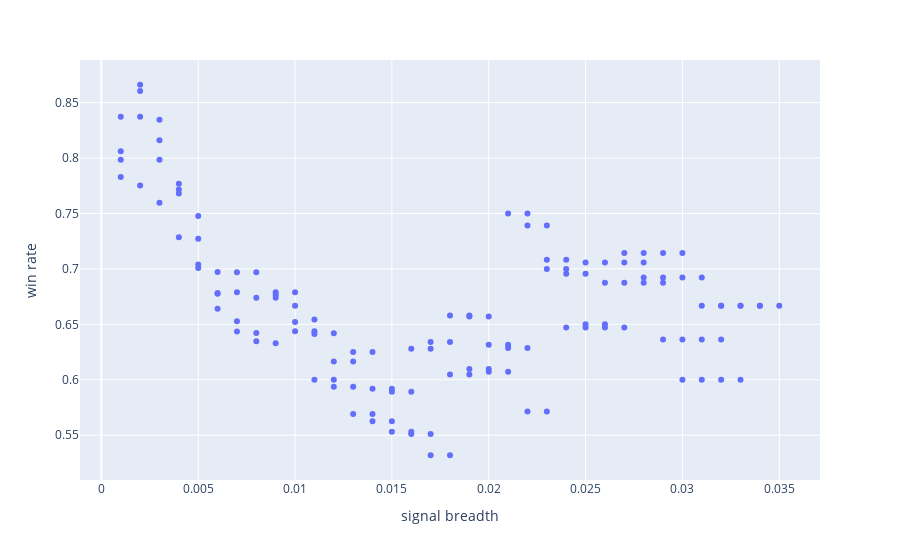

Notebook source saved alongside this figure:
### Code cell
df_grid_search_res['scatter label'] = list(trade_res.keys())

import plotly.express as px
fig = px.scatter(df_grid_search_res,x='signal breadth', y='win rate',
                # marginal_x="histogram",
                # text=df_grid_search_res['scatter label'].tolist()
                )
fig.show()
# tmp_grid_res.plot.scatter(x='signal breadth',y='win rate',s=10)

### Figure 1 — Plotly figure (JSON) as saved in the notebook; plotly's stock layout.template omitted (floating-point values rounded to 4 significant figures; data arrays with more than 128 entries replaced by an {"elided": "..."} marker saying what was removed)
{"data": [{"hovertemplate": "signal breadth=%{x}<br>win rate=%{y}<extra></extra>", "legendgroup": "", "marker": {"color": "#636efa", "symbol": "circle"}, "mode": "markers", "name": "", "orientation": "v", "showlegend": false, "type": "scatter", "x": {"elided": "134 float values"}, "xaxis": "x", "y": {"elided": "134 float values"}, "yaxis": "y"}], "layout": {"legend": {"tracegroupgap": 0}, "margin": {"t": 60}, "xaxis": {"anchor": "y", "domain": [0, 1], "title": {"text": "signal breadth"}}, "yaxis": {"anchor": "x", "domain": [0, 1], "title": {"text": "win rate"}}}}
